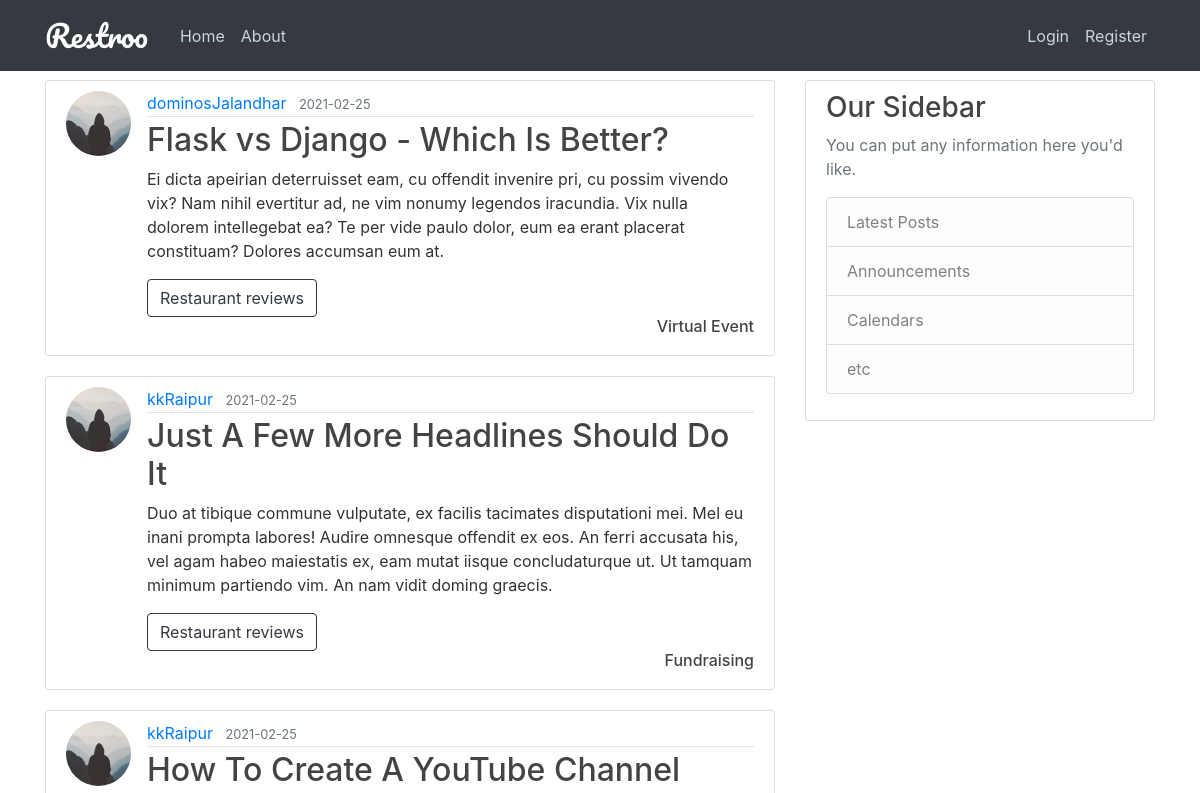
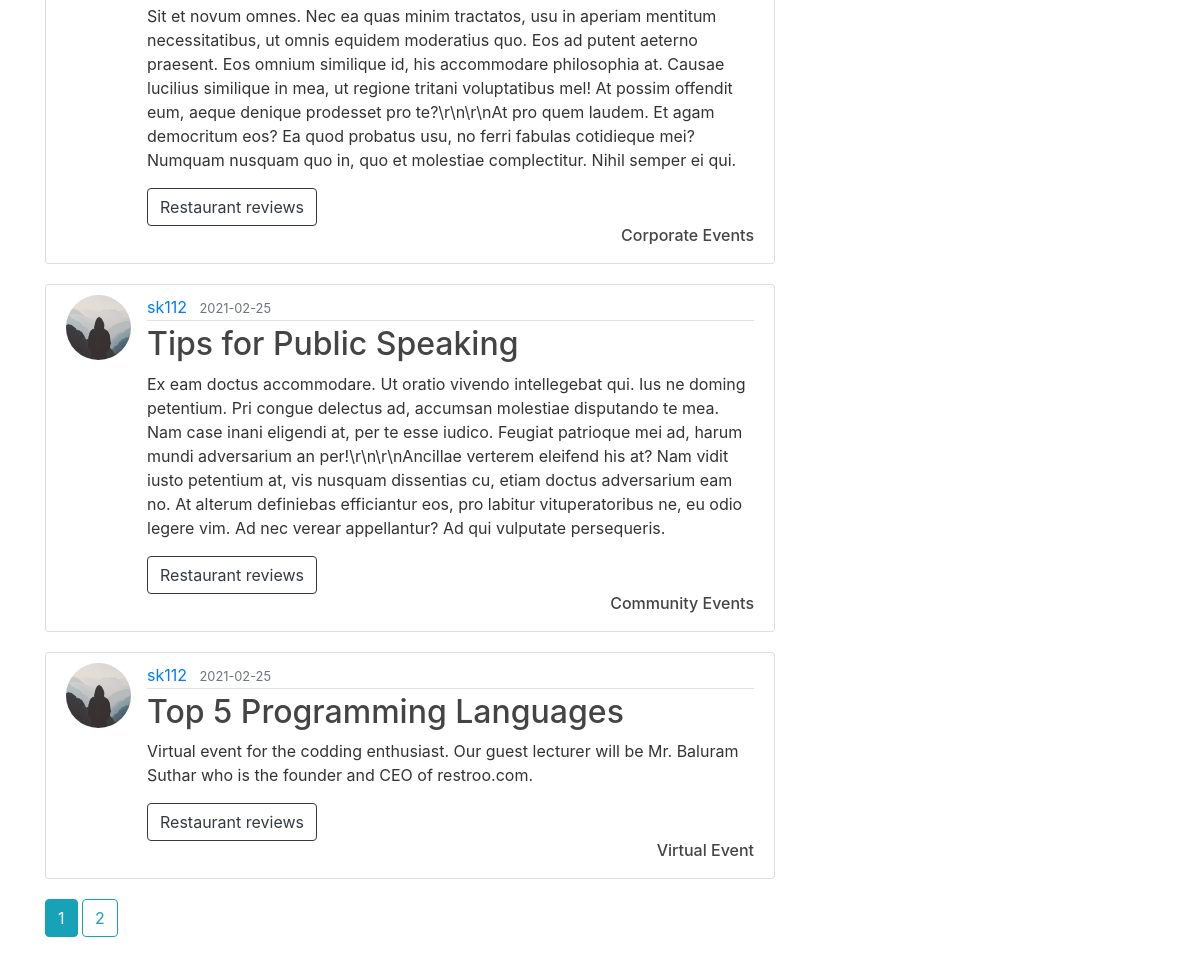
The page /home on the database its author committed (2 pictures, top to bottom).
### restroo/models.py (models this page shows, shortened)
class Post(db.Model):
    id = db.Column(db.Integer, primary_key=True)
    title = db.Column(db.String(100), nullable=False)
    date_posted = db.Column(db.DateTime, nullable=False, default=datetime.utcnow)
    content = db.Column(db.Text, nullable=False)
    category = db.Column(db.String(20), nullable=False)
    rest_id = db.Column(db.Integer, db.ForeignKey('user.id'), nullable=False)
    author = db.relationship('User', back_populates='posts')

class User(db.Model, UserMixin):
    id = db.Column(db.Integer, primary_key=True)
    name = db.Column(db.String(100), nullable=False)
    username = db.Column(db.String(20), unique=True, nullable=False)
    email = db.Column(db.String(120), unique=True, nullable=False)
    address = db.Column(db.Text, nullable=False)
    contact = db.Column(db.Integer, nullable=False)
    role = db.Column(db.String(20), nullable=False, default="customer")
    image_file = db.Column(db.String(20), nullable=False, default='default.jpg')
    password = db.Column(db.String(60), nullable=False)
    table = db.relationship('Tables', backref='restaurant', lazy=True)
    medias = db.relationship('Media', backref='uploader', lazy=True)
    posts = db.relationship('Post', back_populates='author', lazy=True)
    bookings = db.relationship('Booking', back_populates='booker', lazy=True,
                               primaryjoin='User.id==Booking.cust_id')
    reserves = db.relationship('Booking', back_populates='bookplace', lazy=True,
                               primaryjoin='User.id==Booking.rest_id')
    reviewed_by = db.relationship('Review', back_populates='reviewer', lazy=True,
                                  primaryjoin='User.id==Review.cust_id')
    reviewed_at = db.relationship('Review', back_populates='reviewplace', lazy=True,
                                  primaryjoin='User.id==Review.rest_id')

### restroo/routes.py (the view)
@app.route("/")
@app.route("/home")
def home():
    page = request.args.get('page', 1, type=int)
    posts = Post.query.order_by(Post.date_posted.desc()).paginate(page=page, per_page=5)
    return render_template('home.html', posts=posts)

### restroo/templates/home.html
{% extends "layout.html" %}
{% block content %}
    {% for post in posts.items %}
        <article class="media content-section">
        <img class="rounded-circle article-img" src="{{ url_for('static', filename='profile_pics/' + post.author.image_file) }}">
          <div class="media-body">
            <div class="article-metadata">
              <a class="mr-2" href="{{ url_for('user_posts', username=post.author.username)}}">{{ post.author.username }}</a>
              <small class="text-muted">{{ post.date_posted.strftime('%Y-%m-%d') }}</small>
            </div>
            <h2><a class="article-title" href="{{ url_for('post', post_id=post.id) }}">{{ post.title }}</a></h2>
            <p class="article-content">{{ post.content }}</p>
              <div>
                <div style="position: relative">
                    <a href="{{ url_for('reviews', rest_id=post.author.id) }}"><button type="button" class="btn btn-outline-dark">Restaurant reviews</button></a>
                </div>
                <div style="position: relative">
                   <h6 style="float: right"><a class="article-title" href="#">{{ post.category }}</a></h6>
                </div>
              </div>
          </div>
        </article>
    {% endfor %}
    {% for page_num in posts.iter_pages(left_edge=1, right_edge=1, left_current=1, right_current=2) %}
        {% if page_num %}
            {% if posts.page == page_num %}
                <a class="btn btn-info mb-4" href="{{ url_for('home', page=page_num) }}">{{ page_num }}</a>
            {% else %}
                <a class="btn btn-outline-info mb-4" href="{{ url_for('home', page=page_num) }}">{{ page_num }}</a>
            {% endif %}
        {% else %}
            ...
        {% endif %}
    {% endfor %}
{% endblock content %}

### restroo/static/main.css (style rules this page uses)
body { background-image: url('pexels-pixabay-326279.jpg'); background-repeat: no-repeat; background-attachment: fixed; background-size: cover; color: #333333; margin-top: 5rem; }
h1, h2, h3, h4, h5, h6 { color: #444444; }
.content-section { background: #ffffff; padding: 10px 20px; border: 1px solid #dddddd; border-radius: 3px; margin-bottom: 20px; }
.article-title { color: #444444; }
.article-content { white-space: pre-line; }
.article-img { height: 65px; width: 65px; margin-right: 16px; }
.article-metadata { padding-bottom: 1px; margin-bottom: 4px; border-bottom: 1px solid #e3e3e3 }

### rows shown on the page
Post: image_file (placeholder picture), author.username "dominosJalandhar", date_posted "2021-02-25", title "Flask vs Django - Which Is Better?", content "Ei dicta apeirian deterruisset eam, cu offendit invenire pri, cu possim vivendo vix? Nam nihil evertitur ad, ne vim nonumy legendos iracundia. Vix nulla dolorem intellegebat ea? Te per vide paulo dolor, eum ea erant placerat constituam? Dolores accumsan eum at.", category "Virtual Event"
Post: image_file (placeholder picture), author.username "kkRaipur", date_posted "2021-02-25", title "Just A Few More Headlines Should Do It", content "Duo at tibique commune vulputate, ex facilis tacimates disputationi mei. Mel eu inani prompta labores! Audire omnesque offendit ex eos. An ferri accusata his, vel agam habeo maiestatis ex, eam mutat iisque concludaturque ut. Ut tamquam minimum partiendo vim. An nam vidit doming graecis.", category "Fundraising"
Post: image_file (placeholder picture), author.username "kkRaipur", date_posted "2021-02-25", title "How To Create A YouTube Channel", content "Sit et novum omnes. Nec ea quas minim tractatos, usu in aperiam mentitum necessitatibus, ut omnis equidem moderatius quo. Eos ad putent aeterno praesent. Eos omnium similique id, his accommodare philosophia at. Causae lucilius similique in mea, ut regione tritani voluptatibus mel! At possim offendit eum, aeque denique prodesset pro te?\\r\\n\\r\\nAt pro quem laudem. Et agam democritum eos? Ea quod probatus usu, no ferri fabulas cotidieque mei? Numquam nusquam quo in, quo et molestiae complectitur. Nihil semper ei qui.", category "Corporate Events"
Post: image_file (placeholder picture), author.username "sk112", date_posted "2021-02-25", title "Tips for Public Speaking", content "Ex eam doctus accommodare. Ut oratio vivendo intellegebat qui. Ius ne doming petentium. Pri congue delectus ad, accumsan molestiae disputando te mea. Nam case inani eligendi at, per te esse iudico. Feugiat patrioque mei ad, harum mundi adversarium an per!\\r\\n\\r\\nAncillae verterem eleifend his at? Nam vidit iusto petentium at, vis nusquam dissentias cu, etiam doctus adversarium eam no. At alterum definiebas efficiantur eos, pro labitur vituperatoribus ne, eu odio legere vim. Ad nec verear appellantur? Ad qui vulputate persequeris.", category "Community Events"
Post: image_file (placeholder picture), author.username "sk112", date_posted "2021-02-25", title "Top 5 Programming Languages", content "Virtual event for the codding enthusiast. Our guest lecturer will be Mr. Baluram Suthar who is the founder and CEO of restroo.com.", category "Virtual Event"

### other values the page prints
{{ page_num }} "1"
{{ page_num }} "2"
